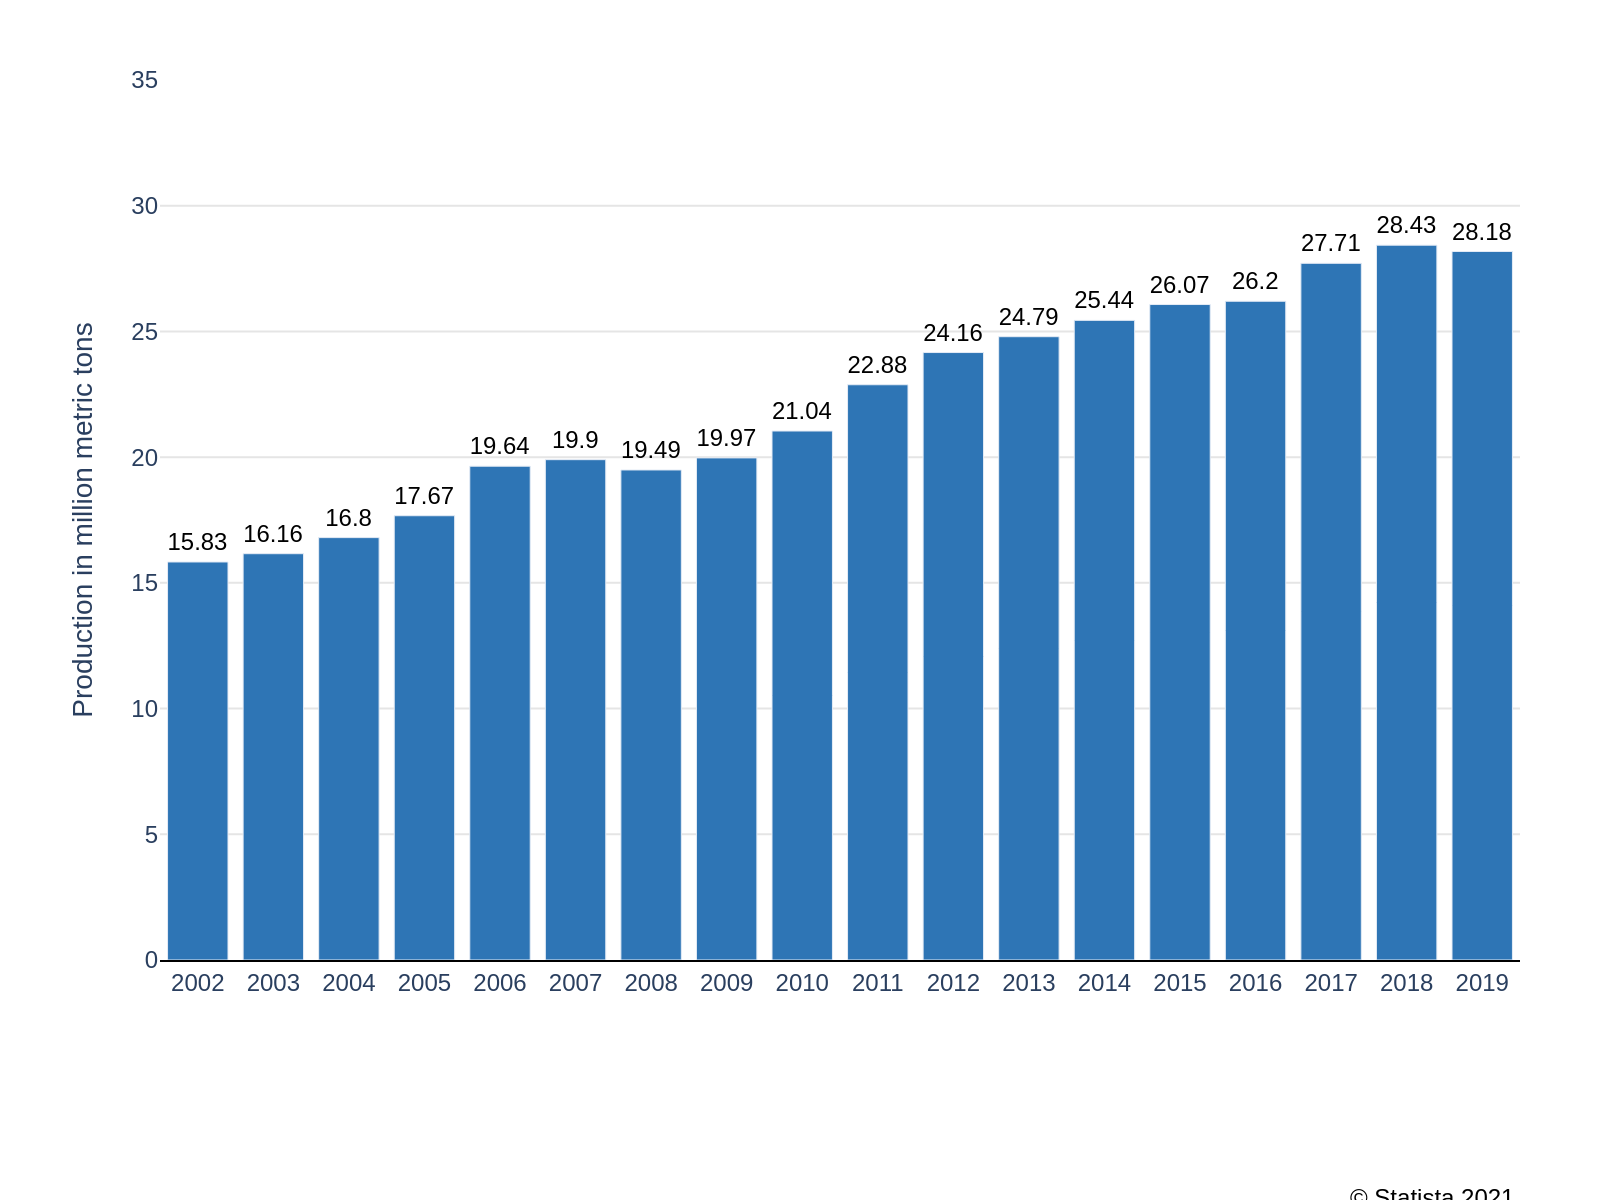

Generate this figure with Python:
import sys
import json
import os
import plotly.graph_objects as go

if len(sys.argv) != 2:
    print(f"Usage: python {os.path.basename(__file__)} <json_file_path>")
    sys.exit(1)

json_file_path = sys.argv[1]

with open(json_file_path, 'r', encoding='utf-8') as f:
    chart_info = json.load(f)

chart_data = chart_info['chart_data']
texts = chart_info['texts']
colors = chart_info['colors']

x_data = [d['x'] for d in chart_data]
y_data = [d['y'] for d in chart_data]

fig = go.Figure()

fig.add_trace(go.Bar(
    x=x_data,
    y=y_data,
    text=y_data,
    textposition='outside',
    marker_color=colors[0],
    cliponaxis=False,
    textfont=dict(family="Arial", size=12, color='black')
))

source_text = ""
if texts.get('source'):
    source_text += texts['source']
if texts.get('note'):
    if source_text:
        source_text += f"<br>{texts['note']}"
    else:
        source_text = texts['note']

fig.update_layout(
    font_family="Arial",
    plot_bgcolor='white',
    paper_bgcolor='white',
    showlegend=False,
    xaxis=dict(
        title_text=texts.get('x_axis_title'),
        tickmode='array',
        tickvals=x_data,
        ticktext=[str(x) for x in x_data],
        showgrid=False,
        linecolor='black',
        zeroline=False
    ),
    yaxis=dict(
        title_text=texts.get('y_axis_title'),
        range=[0, 35],
        dtick=5,
        gridcolor='#E5E5E5',
        showline=False,
        zeroline=False
    ),
    margin=dict(l=80, r=40, t=40, b=120),
    annotations=[
        dict(
            showarrow=False,
            text=source_text,
            xref="paper", yref="paper",
            x=1, y=-0.25,
            xanchor='right', yanchor='top',
            align='right',
            font=dict(size=12, color='black')
        )
    ]
)

base_filename = os.path.splitext(os.path.basename(json_file_path))[0]
output_image_path = f"{base_filename}.png"

fig.write_image(output_image_path, scale=2, width=800, height=600)

print(f"Chart saved to {output_image_path}")
